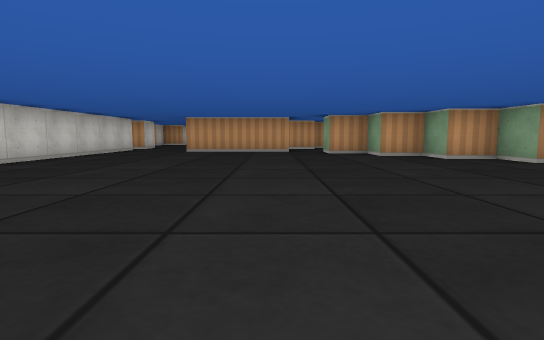
[1] (above)

21 first-person views from a walk through a cub3D ray-caster map. The camera is about half as high as the walls, tilts 6° down and sees 80° across. The floor is counted in squares. Each view is taken from the middle of a square. On the plan, view 1 faces up. The plan holds only what a view shows up to about 9 squares ahead; the rest is blank.

[2]
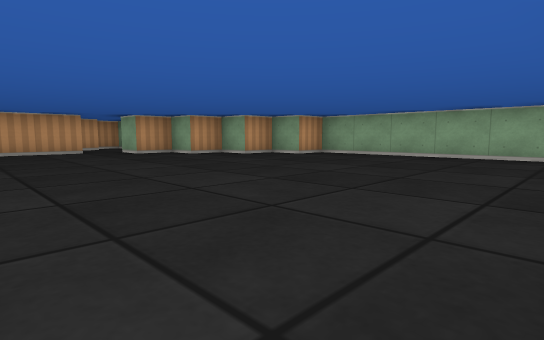

[3]
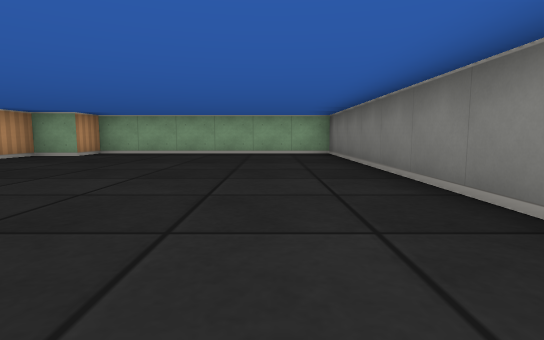

[4]
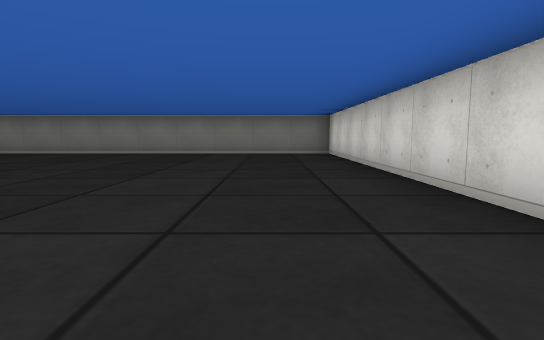

[5]
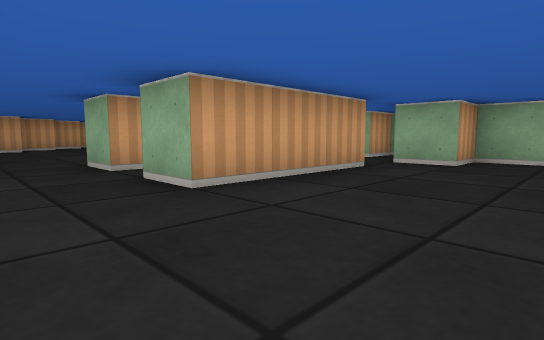

[6]
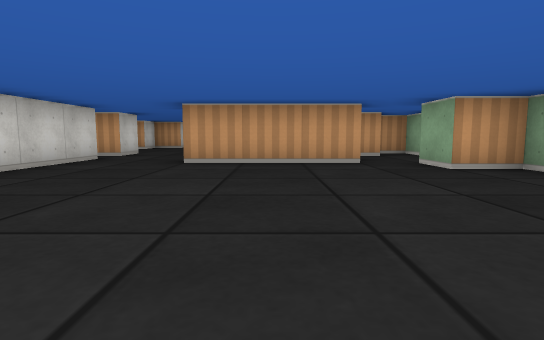

[7]
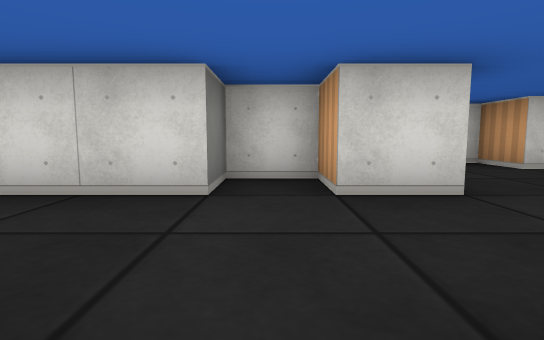

[8]
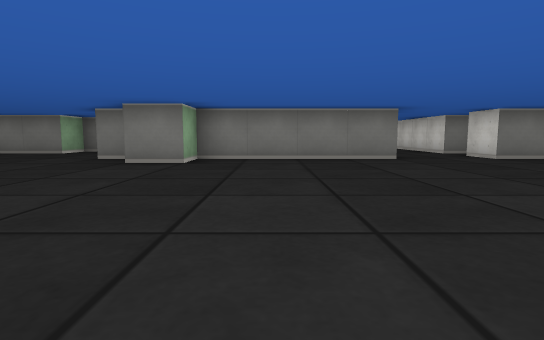

[9]
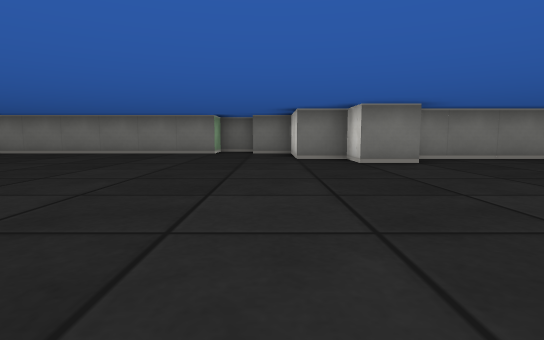

[10]
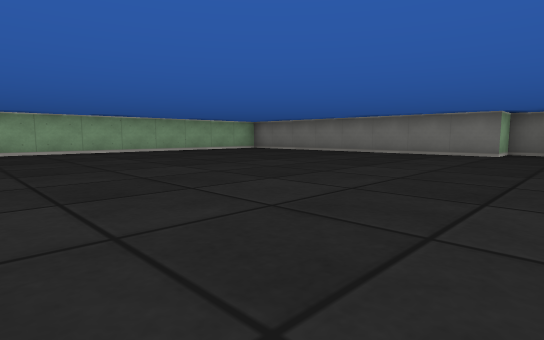

[11]
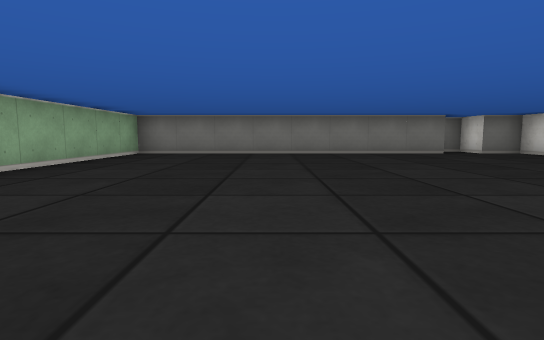

[12]
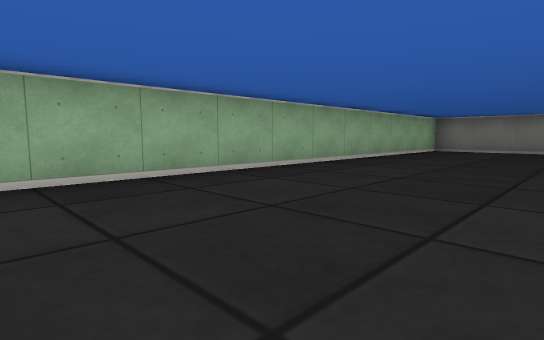

[13]
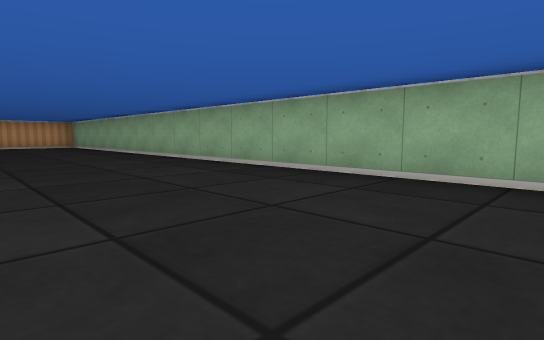

[14]
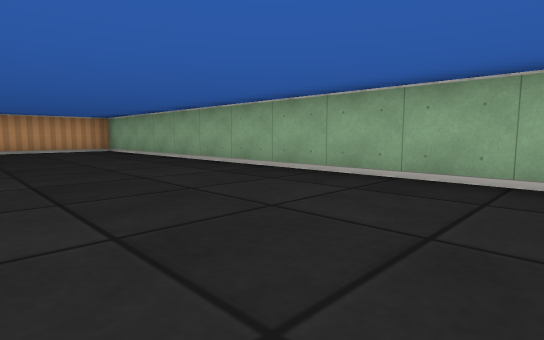

[15]
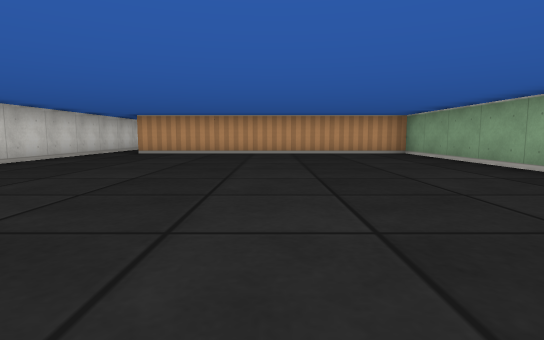

[16]
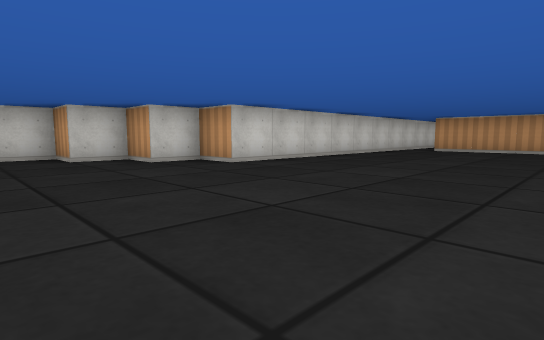

[17]
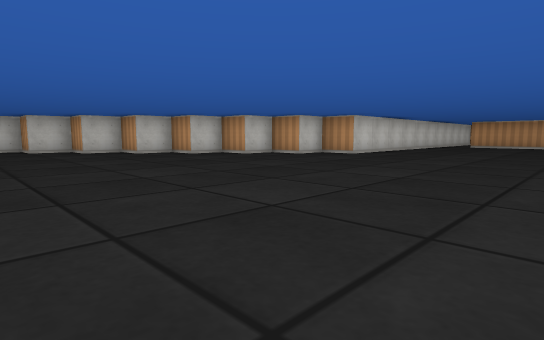

[18]
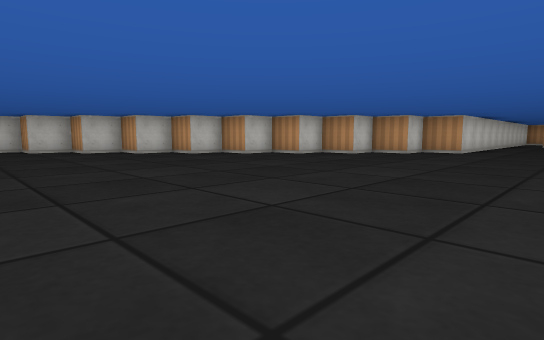

[19]
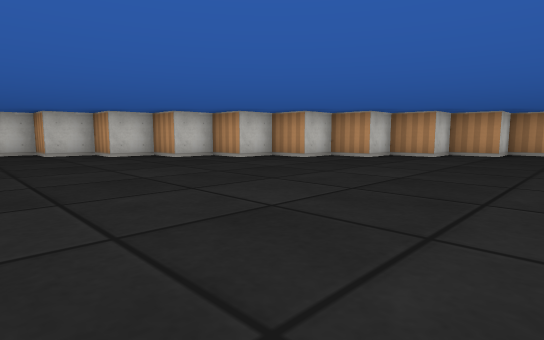

[20]
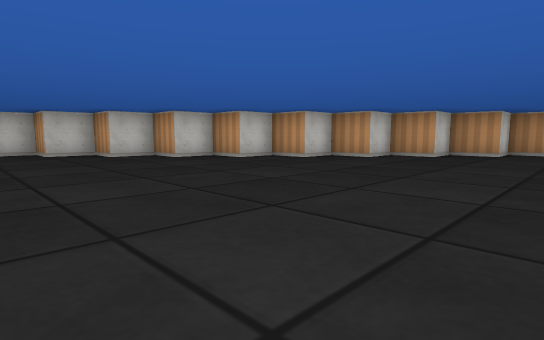

[21]
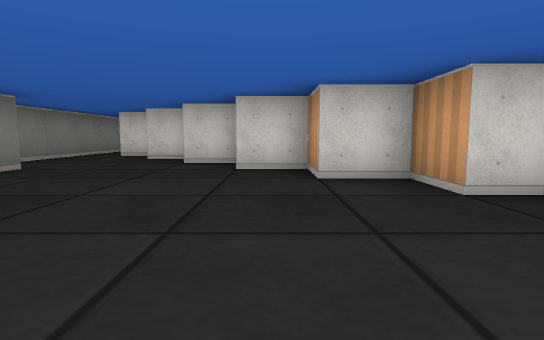

### Floor plan
Points are (right, up) in squares from view 1. A wall is a line through its corners. A room is listed if a view was taken in it or the views show most of it. See-through windows are left out.
Room 1 (views 1, 2, 3, 4, 5, 6)
walls: (0.6, 9.5) (-2.5, 9.5); (-4.5, 9.5) (-4.5, -0.5) (5.5, -0.5) (5.5, 5.5) (4.5, 5.5) (4.5, 6.5) (3.5, 6.5) (3.5, 7.5) (2.5, 7.5) (2.5, 8.5) (1.5, 8.5) (1.5, 9.5)
ways out: opening at (-3.5, 10) to room 2; opening at (1, 10) to room 2
Room 2 (view 7)
walls: (-2, 11.5) (-2.5, 11.5); (-2.5, 9.5) (-2.5, 10.5); (1.6, 11.5) (1, 11.5); (-4.5, 11.5) (-5.5, 11.5) (-5.5, 10.5) (-4.5, 10.5) (-4.5, 9.5); (2.5, 10.5) (2.5, 12.5) (1.5, 12.5)
ways out: opening at (-3.5, 10) to room 1; opening at (1, 10) to room 1; opening at (-3.5, 12) to room 3
Room 3 (views 8, 9, 10, 11, 12, 13, 14, 15, 16, 17, 18, 19, 20, 21)
walls: (4.8, 9.5) (5.5, 9.5) (5.5, 10.5) (13.5, 10.5) (13.5, 33.5) (6.5, 33.5); (-2.5, 11.5) (-2.5, 12.5) (1.5, 12.5) (1.5, 13.5) (2.5, 13.5) (2.5, 12.5) (3.5, 12.5) (3.5, 10.5) (4.5, 10.5) (4.5, 9.9); (-5.5, 12.5) (-4.5, 12.5) (-4.5, 11.5); (5.5, 34.1) (5.5, 26.5) (4.5, 26.5) (4.5, 25.5) (3.5, 25.5) (3.5, 24.5) (2.5, 24.5) (2.5, 23.5) (1.5, 23.5) (1.5, 22.5) (0.5, 22.5) (0.5, 21.5) (-0.5, 21.5) (-0.5, 20.5) (-1.5, 20.5) (-1.5, 19.5) (-2.5, 19.5) (-2.5, 18.5) (-3.5, 18.5) (-3.5, 17.5) (-4.5, 17.5) (-4.5, 16.5) (-5.5, 16.5) (-5.5, 15.5) (-6.5, 15.5) (-6.5, 14.5) (-7.5, 14.5) (-7.5, 13.5); (-8.5, 13.1) (-8.5, 12.5); (-10.1, 11.5) (-6.8, 11.5)
ways out: opening at (-3.5, 12) to room 2; opening at (-9, 12); opening at (6, 34)

Positions as (right, up) in squares from view 1, and headings:
1: (0, 0), facing up
2: (-2, 0), facing up-right
3: (-3, 1), facing right
4: (-3, 8), facing down
5: (-4, 7), facing up-right
6: (-1, 4), facing up
7: (-2, 11), facing left
8: (0, 19), facing down
9: (4, 19), facing down
10: (4, 19), facing down-right
11: (10, 19), facing down
12: (10, 21), facing down-right
13: (10, 19), facing up-right
14: (10, 23), facing up-right
15: (10, 25), facing up
16: (10, 23), facing up-left
17: (10, 19), facing up-left
18: (8, 17), facing up-left
19: (4, 15), facing up-left
20: (3, 14), facing up-left
21: (-1, 16), facing left
